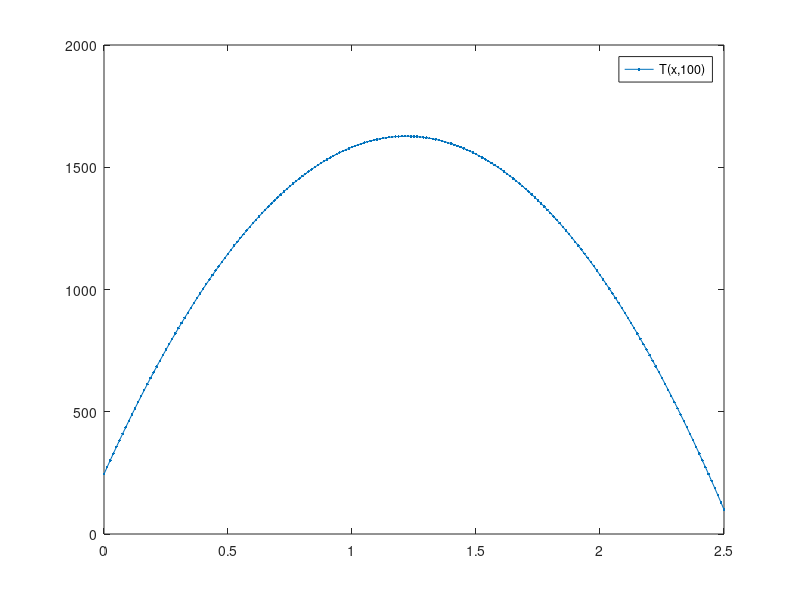
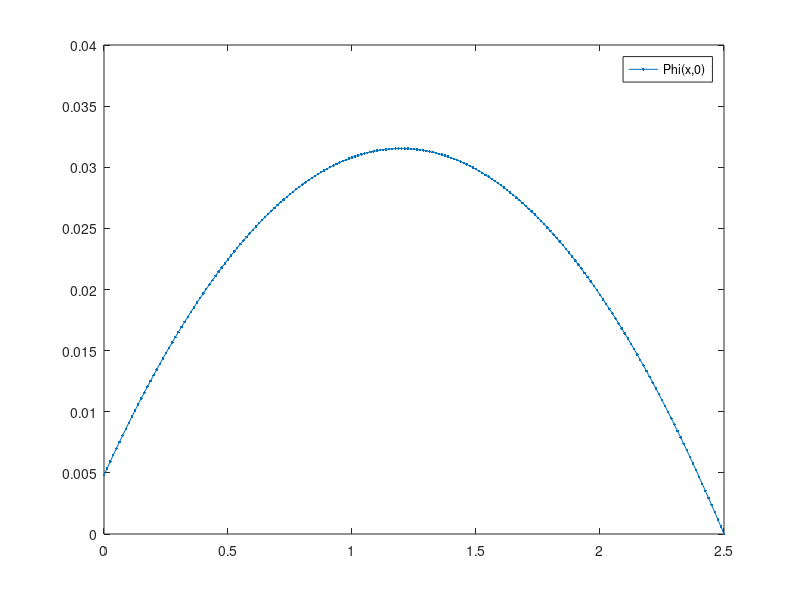

MATLAB code for these plots, in order:
function hc_ss_x_t_CG
% Solves the heat conduction equation in 1-D x-geometry using CFEM
% without T gap.
% An arbitrary number of material zones can be used but the analytical
% solution assumes 3 zones are used. The conductivities and the volumetric
% sources can be spatially dependent.

% clear the console screen
clc; close all;
 
% load the data and numerical parameters
pert_k    = 1e-1 *1;
pert_s    = 1e-1 *0;
pert_bc_L = 1e-1 *0;
pert_bc_R = 1e-1 *0;
[dat,npar] = load_simulation_data(pert_k,pert_s,pert_bc_L,pert_bc_R);


% assemble the matrix and the rhs
npar.adjoint=false;
npar.pert_status = 'unperturbed';
[Tu]=solve_time_system(npar,dat);
%return
%[Au,qu,Tdiru,AN]=assemble_system(npar,dat);
% solve forward system
%Tu=Au\qu;

% assemble the matrix and the rhs
npar.adjoint=true;
npar.pert_status = 'unperturbed';
[Phiu]=solve_time_system(npar,dat);
return
[Aa,r,r_functional_u,~]=assemble_system(npar,dat);
% solve forward system
phi=Aa\r;

% calculation of the QoI using inner products
J_for_unpert = Tu'*r   + dot(r_functional_u,Tdiru);
J_adj_unpert = phi'*qu + dot(r_functional_u,Tdiru);

% calculation of the QoI using definition and numerical quadrature
npar.adjoint=false;
[J_num_for_unpert,vol_integral_Tr] = qoi_num_eval(Tu,npar,dat,AN);
% [J_num_for_pert,~]   = qoi_num_eval(Tp,npar,dat);
npar.adjoint=true;
npar.use_matrix_terms=false;
[J_num_adj_unpert,vol_integral_Phiq] = qoi_num_eval(phi,npar,dat,AN);
J_num_adj_unpert = J_num_adj_unpert + (npar.porder==1)*dot(r_functional_u,Tdiru);
npar.use_matrix_terms=true;
[J_num_adj_unpert_AN,~] = qoi_num_eval(phi,npar,dat,AN);
J_num_adj_unpert_AN = J_num_adj_unpert_AN + dot(r_functional_u,Tdiru);
% trapezoidal rule
dx=diff(npar.xf);
JJJJUUUU  = dot( (Tu(1:end-1)+Tu(2:end))/2   , dx )/sum(dx);
JJJJaUUUU = dot( (phi(1:end-1)+phi(2:end))/2 , dx )*10000;

fprintf('QoI unperturbed: Forward \n------------------------\n');
fprintf('\tinner: %g\n',J_for_unpert);
fprintf('\t%s\t %g \n','Tu''*r',Tu'*r);
fprintf('\t%s %g \n','dot(r_functional_u,Tdiru)',dot(r_functional_u,Tdiru));
fprintf('\tForward: num. : %g\n',J_num_for_unpert);
fprintf('\tvol.int. Tr: %g\n',vol_integral_Tr);
fprintf('\tForward: Trapezoidal rule: %g\n',JJJJUUUU);

fprintf('QoI unperturbed: Adjoint \n-----------------------\n');
extra_term = -dot(AN,phi)*dat.bc_for.rite.C;
fprintf('\tinner: %g\n',J_adj_unpert);
fprintf('\t%s\t %g \n','phi''*qu',phi'*qu);
fprintf('\t%s %g \n','dot(r_functional_u,Tdiru)',dot(r_functional_u,Tdiru));
fprintf('\tAdjoint: num. : %g\n',J_num_adj_unpert);
fprintf('\tAdjoint: num.AN: %g\n',J_num_adj_unpert_AN);
fprintf('\tAdjoint: vol.int. Phiq: %g\n',vol_integral_Phiq);
fprintf('\tAdjoint: Trapezoidal vol.int.: %g\n',JJJJaUUUU);
fprintf('\tAdjoint: vol.int.+Extra: %g\n',vol_integral_Phiq+extra_term+dot(r_functional_u,Tdiru));

% plot solution
figure(1);
subplot(1,2,1); hold all; plot(npar.xf,Tu,'.-'); legend('Tu');
subplot(1,2,2); hold all; plot(npar.xf,phi,'.-');legend('Adj');

%%%%%%%%%%%% perturbations

% assemble the matrix and the rhs
npar.adjoint=false;
npar.pert_status = 'perturbed';
[Ap,qp,Tdirp,AN]=assemble_system(npar,dat);
% solve forward system
Tp=Ap\qp;


% perturbed QoI computed suing forward solution
J_for_pert   = Tp'*r  + dot(r_functional_u,Tdirp);
JJJJPPPP = dot( (Tp(1:end-1)+Tp(2:end))/2   , dx )/sum(dx);

% calculation of the QoI using definition and numerical quadrature
npar.adjoint=false;
[J_num_for_pert,vol_integral_Tr] = qoi_num_eval(Tp,npar,dat,AN);


fprintf('QoI perturbed: Forward \n----------------------\n');
fprintf('\tinner: %g\n',J_for_pert);
fprintf('\t%s\t %g \n','Tp''*r',Tp'*r);
fprintf('\t%s %g \n','dot(r_functional_u,Tdirp)',dot(r_functional_u,Tdirp));
fprintf('\tForward: num. : %g\n',J_num_for_pert);
fprintf('\tvol.int. Tr: %g\n',vol_integral_Tr);
fprintf('\tForward: Trapezoidal rule: %g\n',JJJJPPPP);

% plot solution
figure (1)
subplot(1,2,1); plot(npar.xf,Tp,'.-'); legend(['Tu';'Tp'],'Location','Best');


dT = Tp-Tu;
dq = qp-qu;
dA = Ap-Au;

dJ_for = dT'*r        +dot(r_functional_u,Tdirp-Tdiru);

dJ_adj       = phi'*(dq - dA*Tu)        +dot(r_functional_u,Tdirp-Tdiru);
dJ_adj_exact = phi'*(dq  -dA*Tu -dA*dT) +dot(r_functional_u,Tdirp-Tdiru);

fprintf('SENSITIVITY: \n----------------\n');
fprintf('\tForward: inner: %g\n',dJ_for);
fprintf('\t%s %g \n','dot(r_functional_u,Tdirp-Tdiru)',dot(r_functional_u,Tdirp-Tdiru));
fprintf('\tAdjoint: inner: %g\n',dJ_adj);
fprintf('\tAdjoint: phi*dq: %g\n',phi'*dq);
fprintf('\tAdjoint: phi*dA*Tu: %g\n',phi'*dA*Tu);
fprintf('\tAdjoint: inner exact: %g\n',dJ_adj_exact);

npar.adjoint=true;
npar.use_matrix_terms=false;
[J_num_adj_pert,vol_integral_Phiq] = qoi_num_eval(phi,npar,dat,AN);
J_num_adj_pert = J_num_adj_pert + (npar.porder==1)*dot(r_functional_u,Tdirp);
npar.use_matrix_terms=true;
[J_num_adj_pert_AN,~] = qoi_num_eval(phi,npar,dat,AN);
J_num_adj_pert_AN = J_num_adj_pert_AN + dot(r_functional_u,Tdirp);
fprintf('\tAdjoint: num. : %g\n',J_num_adj_pert-J_num_adj_unpert*0);
fprintf('\tAdjoint: num.AN: %g\n',J_num_adj_pert_AN-J_num_adj_unpert_AN*0);

% (Tp,Aa.phi) = (Tp,r) = (Ap^{-1}qp,r) = (qp,Ap^{-T}r)

return
end

%%%%%%%%%%%%%%%%%%%%%%%%%%%%%%%%%%%%%

function [final]=solve_time_system(npar,dat)
tfinal=dat.finalTime;
dt=dat.dt;
max_steps=dat.timeSteps;
if npar.adjoint==false
    Tprev=ones(npar.nel*npar.porder+1,1);
    for ii=1:max_steps
        t=ii*dt;
        [A,q,Tdir,AN]=assemble_system(npar,dat,t,Tprev);
        T=A\q;
        pause(.001)
        figure(2)
        thing=strcat('T(x,',num2str(t),')');
        plot(npar.xf,T,'.-'); legend(thing);
        Tprev=T;
    end
    final=T;
end
if npar.adjoint==true
    Phiprev=zeros(npar.nel*npar.porder+1,1);
    for ii=1:max_steps
        t=tfinal-ii*dt;
        [A,r,Tdir,AN]=assemble_system(npar,dat,t,Phiprev);
        Phi=A\r;
        pause(.05)
        figure(3)
        thing=strcat('Phi(x,',num2str(t),')');
        plot(npar.xf,Phi,'.-'); legend(thing);
        Phiprev=Phi;
    end
    final=Phi;
end
return
end

function [A,rhs, out, A_extremities_before_bc]=assemble_system(npar,dat,t,Tprev)

% assemble the matrix, the rhs, apply BC
dt=dat.dt;

% shortcuts
porder= npar.porder;
gn    = npar.gn;
nel   = npar.nel;
% ideally, we would analyze the connectivity to determine nnz
nnz=(porder+3)*nel; %this is an upperbound, not exact
% n: linear system size
n=nel*porder+1;
% allocate memory
A=spalloc(n,n,nnz);
B=spalloc(n,n,nnz);
rhs=zeros(n,1);

% compute local matrices
% load Gauss Legendre quadrature (GLQ is exact on polynomials of degree up to 2n-1,
% while using only integrand evaluations (n-point quadrature).
% estimate the max poly order (it comes from the mass matrix  when coef. are
% piecewise constant and the material mesh matches the computational mesh
poly_max=2*porder;
[xq,wq] = GLNodeWt(porder+1);
% initialize local matrices/vectors
m=zeros(porder+1,porder+1);
k=m;
f=zeros(porder+1,1);
% store shapeset
[b,dbdx] =feshpln(xq,porder);

% definition of the weak form:
% int_domain (grad u D grad b) - int_bd_domain (b D grad u n) ...
%      = int_domain (b rhs)

% switch between forward and adjoint calculations
if npar.adjoint
    src = dat.asrc;
    bc  = dat.bc_adj;
    kond = dat.k;
else
    bc  = dat.bc_for;
    % what kind of material properties to use
    switch npar.pert_status
        case 'unperturbed'
            kond = dat.k;
            src = dat.fsrc;
        case 'perturbed'
            for i=1:length(dat.k)
                kond{i} = @(x,t) dat.k{i}(x,t)    + dat.dk{i}(x,t);
                src{i}  = @(x,t) dat.fsrc{i}(x,t) + dat.dfsrc{i}(x,t);
            end
            bc.left.C = bc.left.C + bc.left.dC;
            bc.rite.C = bc.rite.C + bc.rite.dC;
        case 'delta'
            kond = dat.dk;
            src = dat.dfsrc;
            bc.left.C =  bc.left.dC;
            bc.rite.C =  bc.rite.dC;
    end
end

% loop over elements
for iel=1:npar.nel
    % element extremities
    x0=npar.x(iel);
    x1=npar.x(iel+1);
    % jacobian of the transformation to the ref. element
    Jac=(x1-x0)/2;
    % get x values in the interval
    x=(x1+x0)/2+xq*(x1-x0)/2;
    my_zone=npar.iel2zon(iel);
    d=kond{my_zone}(x,t);
    q=src{my_zone}(x,t);
    % compute local matrices + load vector
    for i=1:porder+1
        for j=1:porder+1
            k(i,j)= dot(d.*wq.*dbdx(:,i) , dbdx(:,j));
            m(i,j)=dot(wq.*b(:,i),b(:,j));
        end
        f(i)= dot(q.*wq, b(:,i));
    end
    % assemble
    A(gn(iel,:),gn(iel,:)) = A(gn(iel,:),gn(iel,:)) + k/Jac;
    B(gn(iel,:),gn(iel,:)) = B(gn(iel,:),gn(iel,:)) + m;
    rhs(gn(iel,:)) = rhs(gn(iel,:)) + f*Jac;
end
if npar.adjoint 
    A=A+(B/dt);
else 
    A=A+(B/dt);
end
rhs=rhs+(Tprev/dt);

% apply natural BC
Dirichlet_nodes=[];
Dirichlet_val=[];
r_functional=[];
switch bc.left.type
    case 0 % Neumann, int_bd_domain (b D grad u n) is on the RHS
        rhs(1)=rhs(1)+bc.left.C;
    case 1 % Robin
        A(1,1)=A(1,1)+dat.hcv;
        rhs(1)=rhs(1)+dat.hcv*bc.left.C;
    case 2 % Dirichlet
        Dirichlet_nodes=[Dirichlet_nodes 1];
        Dirichlet_val=[Dirichlet_val bc.left.C];
        r_functional=[r_functional rhs(1)];
end
switch bc.rite.type
    case 0 % Neumann, int_bd_domain (b D grad u n) is on the RHS
        rhs(n)=rhs(n)+bc.rite.C;
    case 1 % Robin
        A(n,n)=A(n,n)+dat.hcv;
        rhs(n)=rhs(n)+dat.hcv*bc.rite.C;
    case 2 % Dirichlet
        Dirichlet_nodes=[Dirichlet_nodes n];
        Dirichlet_val=[Dirichlet_val bc.rite.C];
        r_functional=[r_functional rhs(n)];
end
% save pieces of A
A_extremities_before_bc=A(Dirichlet_nodes,:);
% apply Dirichlet BC
for i=1:length(Dirichlet_nodes) % loop on the number of constraints
    id=Dirichlet_nodes(i);      % extract the dof of a constraint
    bcval=Dirichlet_val(i);
    rhs=rhs-bcval*A(:,id);  % modify the rhs using constrained value
    A(id,:)=0; % set all the id-th row to zero
    A(:,id)=0; % set all the id-th column to zero (symmetrize A)
    A(id,id)=1;            % set the id-th diagonal to unity
    rhs(id)=bcval;         % put the constrained value in the rhs
end

if npar.adjoint
    out=r_functional;
else
    out=Dirichlet_val;
end


return
end
%%%%%%%%%%%%%%%%%%%%%%%%%%%%%%%%%%%%%

function [QoI,volumetric_integral] = qoi_num_eval(fem_sol,npar,dat,AN)

% calculation of the QoI using definition and numerical quadrature
% dx=diff(npar.xf);
% JJJJUUUU = dot( (Tu(1:end-1)+Tu(2:end))/2 , dx )/sum(dx)
% JJJJPPPP = dot( (Tp(1:end-1)+Tp(2:end))/2 , dx )/sum(dx)

% shortcuts
porder= npar.porder;
gn    = npar.gn;
nel   = npar.nel;

% select quadrature
poly_max=2*porder;
[xq,wq] = GLNodeWt(porder+1);
% store shapeset
[b,~] =feshpln(xq,porder);

% use adjoint source (response function)
use_response_function = ~npar.adjoint;

% switch between forward and adjoint calculations
if use_response_function % when the forward solution is passed as argument
    src = dat.asrc;
    % no need for anything else: we use only T and r to compute the QoI !!!
    %     bc  = dat.bc_adj;
    %     kond = dat.k;
else
    bc  = dat.bc_for;
    % what kind of material properties to use
    switch npar.pert_status
        case 'unperturbed'
            kond = dat.k;
            src = dat.fsrc;
        case 'perturbed'
            for i=1:length(dat.k)
                kond{i} = @(T) dat.k{i}(T)    + dat.dka{i}(T)+ dat.dkb{i}(T)+ dat.dkc{i}(T);
                src{i}  = @(x) dat.fsrc{i}(x) + dat.dfsrc{i}(x);
            end
            bc.left.C = bc.left.C + bc.left.dC;
            bc.rite.C = bc.rite.C + bc.rite.dC;
            %         case 'delta_p'
            %             for i=1:length(dat.k)
            %                 kond{i} = @(T) dat.dka{i}(T)+ dat.dkb{i}(T)+ dat.dkc{i}(T);
            %             end
            %             src = dat.dfsrc;
            %             bc.left.type =  0; % Neumann
            %             bc.rite.type =  0;
            %             bc.left.C =  0;
            %             bc.rite.C =  0;
    end
end

QoI = 0;
% loop over elements
for iel=1:npar.nel
    % element extremities
    x0=npar.x(iel);
    x1=npar.x(iel+1);
    % jacobian of the transformation to the ref. element
    Jac=(x1-x0)/2;
    % get x values in the interval
    x=(x1+x0)/2+xq*(x1-x0)/2;
    % get the mat zone ID
    my_zone=npar.iel2zon(iel);
    % evaluate external source at qp
    q_or_r_qp=src{my_zone}(x);
    % evaluate previous temperature at qp
    fem_sol_qp = b(:,:) * fem_sol(gn(iel,:));
    %     % evaluate
    %     d=kond{my_zone}(fem_sol_qp);
    % add to QoI
    QoI = QoI + dot( wq.*fem_sol_qp ,q_or_r_qp)*Jac;
end

volumetric_integral=QoI; % we are done at this point if the forward solution was passed.

% add missing part to QoI when evaluating it with the adjoint function
% recall 0=neumann, 1=robin, 2=dirichlet
% (that data is C in: kdu/dn=C // u+k/hcv*du/dn =C // u=C)
if ~use_response_function
    fprintf('Adding bc stuff to volumetric integral\n\t npar.adjoint=%g, QoI so far=%g\n',npar.adjoint,QoI);
    % store shapeset at element extremities
    [b,dbdx] = feshpln([-1 1],porder);
    switch npar.pert_status
        case 'unperturbed'
            switch bc.left.type
                case 0 % Neumann
                    fem_sol_extremity = b(:,:) * fem_sol(gn(1,:));
                    fprintf('Neumann left, bc value %g\n\tadd to phi.q: ',bc.left.C);
                    fprintf('%g \n',bc.left.C*fem_sol_extremity(1));
                    QoI = QoI +bc.left.C*fem_sol_extremity(1);
                case 1 % Robin
                    fem_sol_extremity = b(:,:) * fem_sol(gn(1,:));
                    fprintf('Robin left, bc value %g\n\tadd to phi.q: ',bc.left.C);
                    fprintf('%g \n',dat.hcv*bc.left.C*fem_sol_extremity(1));
                    QoI = QoI +dat.hcv*bc.left.C*fem_sol_extremity(1);
                case 2 % Dirichlet
                    if npar.use_matrix_terms
                        QoI = QoI -dot(AN(1,:),fem_sol)*bc.left.C;
                    else
                        iel=1;
                        Jac = (npar.x(iel+1)-npar.x(iel))/2;
                        dfem_sol_extremity = dbdx(:,:) * fem_sol(gn(iel,:)) / Jac;
                        my_zone=npar.iel2zon(iel);
                        d=kond{my_zone}(npar.x(iel));
                        fprintf('dirichlet left, bc value %g\n\tadd to phi.q: ',bc.left.C)
                        fprintf('%g \n',d*bc.left.C*dfem_sol_extremity(1))
                        %                     dfem_sol_extremity(1)
                        QoI = QoI +d*bc.left.C*dfem_sol_extremity(1);
                    end
            end
            switch bc.rite.type
                case 0 % Neumann
                    fem_sol_extremity = b(:,:) * fem_sol(gn(end,:));
                    fprintf('Neumann right, bc value %g\n\tadd to phi.q: ',bc.rite.C);
                    fprintf('%g \n',bc.rite.C*fem_sol_extremity(end));
                    QoI = QoI +bc.rite.C*fem_sol_extremity(end);
                case 1 % Robin
                    fem_sol_extremity = b(:,:) * fem_sol(gn(end,:));
                    fprintf('Robin right, bc value %g\n\tadd to phi.q: ',bc.rite.C);
                    fprintf('%g \n',dat.hcv*bc.rite.C*fem_sol_extremity(end));
                    QoI = QoI +dat.hcv*bc.rite.C*fem_sol_extremity(end);
                case 2 % Dirichlet
                    if npar.use_matrix_terms
                        QoI = QoI -dot(AN(end,:),fem_sol)*bc.rite.C;
                    else
                        iel=npar.nel;
                        Jac = (npar.x(iel+1)-npar.x(iel))/2;
                        dfem_sol_extremity = dbdx(:,:) * fem_sol(gn(iel,:)) / Jac;
                        my_zone=npar.iel2zon(iel);
                        d=kond{my_zone}(npar.x(iel+1));
                        fprintf('dirichlet right, bc value %g\n\tadd to phi.q: ',bc.rite.C);
                        fprintf('%g \n',-d*bc.rite.C*dfem_sol_extremity(end));
                        QoI = QoI -d*bc.rite.C*dfem_sol_extremity(end);
                    end
            end
    end
end

return
end
%%%%%%%%%%%%%%%%%%%%%%%%%%%%%%%%%%%%%

function [shapefun,dhdx]=feshpln (xv,p)
% computes the finite element basis functions and their first derivatives
% for any order p
% here, we use Lagrangian FE functions

xd=linspace(-1,1,p+1);

shapefun=zeros(length(xv),p+1);
dhdx    =zeros(length(xv),p+1);

% shape function
for i=1:p+1
    num=1.;
    den=1.;
    for j=1:p+1
        if(j~=i)
            num=num.*(xv-xd(j));
            den=den.*(xd(i)-xd(j));
        end
    end
    shapefun(:,i)=num./den;
end

% derivative of the shape function
for i=1:p+1
    sum=0.;
    den=1.;
    for j=1:p+1
        if(j~=i)
            num=1;
            for k=1:p+1
                if((k~=i)&&(k~=j))
                    num=num.*(xv-xd(k));
                end
            end
            sum=sum+num;
            den=den.*(xd(i)-xd(j));
        end
    end
    dhdx(:,i)=sum./den;
end

return
end
%%%%%%%%%%%%%%%%%%%%%%%%%%%%%%%%%%%%%%

function [x,w] = GLNodeWt(n)
% GLNodeWt  Nodes and weights for Gauss-Legendre quadrature of arbitrary order
%           obtained by solving an eigenvalue problem
%
% Synopsis:  [x,w] = GLNodeWt(n)
%
% Input:     n = order of quadrature rule
%
% Output:    x = vector of nodes
%            w = vector of weights

%  Algorithm based on ideas from Golub and Welsch, and Gautschi.  For a
%  condensed presentation see H.R. Schwarz, Numerical Analysis: A
%  Comprehensive Introduction, 1989, Wiley.  Original MATLAB
%  implementation by H.W. Wilson and L.H. Turcotte, Advanced Mathematics
%  and Mechanics Applications Using MATLAB, 2nd ed., 1998, CRC Press

beta   = (1:n-1)./sqrt(4*(1:n-1).^2 - 1);
J      = diag(beta,-1) + diag(beta,1);    % eig(J) needs J in full storage
[V,D]  = eig(J);
[x,ix] = sort(diag(D));  %  nodes are eigenvalues, which are on diagonal of D
w      = 2*V(1,ix)'.^2;  %  V(1,ix)' is column vector of first row of sorted V

return
end
%%%%%%%%%%%%%%%%%%%%%%%%%%%%%%%%%%%%%

function [dat,npar]=load_simulation_data(pert_k,pert_s,pert_bc_L,pert_bc_R)

triga = false;

dat.finalTime=100;
dat.timeSteps=100;
dat.dt=dat.finalTime/dat.timeSteps;

% dimensions
if triga
    % dat.hcv = 1612.414; % W/m^2-C
    dat.hcv = 100; % W/m^2-C
    % dat.width = [0.003175 0.01 0.017415 0.0179195]; % m
    dat.width = [1 3 4 7]; % m
    % mesh resolution per region
    nel_zone = [ 5 5 5 2];
else
    dat.hcv = 100;
    dat.width = 0.5*5;
    nel_zone = [ 100 ];
end

% load the data structure with info pertaining to the physical problem
if triga
    dat.k{1}=@k_zr; % W/m-K
    dat.k{2}=@k_fuel; % W/m-K
    dat.k{3}=@k_fuel; % W/m-K
    dat.k{4}=@k_clad; % W/m-K
    % forward calculation source
    dat.fsrc{1}=@zero_function; % W/m3
    dat.fsrc{2}=@esrc; % W/m3
    dat.fsrc{3}=@esrc; % W/m3
    dat.fsrc{4}=@zero_function; % W/m3
    % adjoint calculation source
    dat.asrc{1}=@response_function;
    dat.asrc{2}=@zero_function;
    dat.asrc{3}=@zero_function;
    dat.asrc{4}=@zero_function; % W/m3
else
    dat.k{1}=@(x,t) 2150/200*(1+0*x+0*t/100);
    dat.fsrc{1}=@(x,t) (t<=40)*(10000*(1+0*x+0*t))+(t>40)*(t<=60)*(10000*(1+(t-40)/20))+(t>60)*(10000*(2));
    %dat.fsrc{1}=@(x,t) (10000*(1+0*x+0*t)); %For debuging
    dat.asrc{1}=@(x,t) (1+0*x+0*t)/dat.width(end);
end
% create perturbations
for i=1:length(dat.k)
    dat.dk{i}    = @(x,t) pert_k*dat.k{i}(x)*(1+0*t);
    if isequal(dat.fsrc{i},@zero_function)
        dat.dfsrc{i} = @zero_function;
    else
        dat.dfsrc{i} = @(x,t) pert_s*(1+0*x)*(1+0*t);
    end
end

% forward bc
bc.left.type=1; %0=neumann, 1=robin, 2=dirichlet
bc.left.C=0; % (that data is C in: kdu/dn=C // u+k/hcv*du/dn =C // u=C)
if triga
    bc.rite.type=2;
    bc.rite.C=15;
else
    bc.rite.type=2;
    bc.rite.C=100;
end
dat.bc_for=bc;
% create perturbations
dat.bc_for.left.dC = pert_bc_L*dat.bc_for.left.C;
dat.bc_for.rite.dC = pert_bc_R*dat.bc_for.rite.C;
% adjoint bc
bc.left.C=0;
bc.rite.C=0;
dat.bc_adj=bc;
clear bc;

% load the numerical parameters, npar, structure pertaining to numerics
% number of elements
if length(dat.width)~=length(nel_zone)
    error('not the same number of zones in dat.width and nel_zone');
end
if length(dat.k)~=length(nel_zone)
    error('not the same number of zones in dat.k and nel_zone');
end
if length(dat.fsrc)~=length(nel_zone)
    error('not the same number of zones in dat.fsrc and nel_zone');
end
if length(dat.asrc)~=length(nel_zone)
    error('not the same number of zones in dat.asrc and nel_zone');
end
npar.nel = sum(nel_zone);

% domain
tmp_width = [ 0 dat.width];
x=[];
iel2zon=[];
for i_zone=1:length(nel_zone)
    x_zone = linspace(tmp_width(i_zone),tmp_width(i_zone+1),nel_zone(i_zone)+1);
    if isempty(x)
        x = x_zone;
        iel2zon=i_zone*ones(nel_zone(i_zone),1);
    else
        x = [x x_zone(2:end)];
        iel2zon =[ iel2zon; i_zone*ones(nel_zone(i_zone),1)];
    end
end
npar.x=x;
npar.iel2zon=iel2zon;

% polynomial degree
npar.porder=2;
% nbr of dofs per variable
npar.ndofs = npar.porder*npar.nel+1;

% connectivity
gn=zeros(npar.nel,npar.porder+1);
gn(1,:)=linspace(1,npar.porder+1,npar.porder+1);
for iel=2:npar.nel
    gn(iel,:)=[gn(iel-1,end) , gn(iel-1,2:end)+npar.porder ];
end
npar.gn=gn; clear gn;

% create x values for plotting FEM solution
npar.xf=zeros(npar.nel*npar.porder+1,1);
for iel=1:npar.nel
    ibeg = (iel-1)*npar.porder+1;
    iend = (iel  )*npar.porder+1;
    npar.xf(ibeg:iend)=linspace(npar.x(iel),npar.x(iel+1),npar.porder+1) ;
end

return
end
